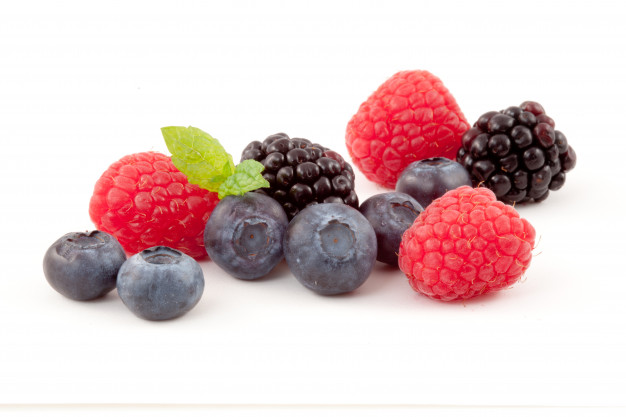
#> input picture mybook/imgs/fruits-2.jpg, 626 x 417 px, found by its file name
$ jupyter execute --allow-errors color_transform.ipynb
#> lines starting #> are read from the running program, lines starting #| are printed output that depends on the picture
# Color transform

[cell 1]
import matplotlib.pyplot as plt
import cv2

| package | rgb <-> bgr                                                                                                                                               | rgb to gray                                                                                                                                                                                                                                    | gray to rgb                                                                                                                                                |
|---------|-----------------------------------------------------------------------------------------------------------------------------------------------------------|------------------------------------------------------------------------------------------------------------------------------------------------------------------------------------------------------------------------------------------------|------------------------------------------------------------------------------------------------------------------------------------------------------------|
| cv2     | import cv2<br>img_bgr = cv2.imread("xx.jpg")<br>cv_rgb = cv2.cvtColor(cv_bgr, cv2.COLOR_BGR2RGB)<br>cv_bgr = cv2.cvtColor(cv_rgb, cv2.COLOR_RGB2BGR)      | gray_img = cv2.cvtColor(cv_rgb, cv2.COLOR_RGB2GRAY)<br>gray_img = cv2.cvtColor(cv_bgr, cv2.COLOR_BGR2GRAY)<br><br># formula: `gray = (np.round(0.2989xR + 0.5870xG + 0.1140xB)).astype("uint8")`<br># data type: uint8; shape: (height, width) | gray_to_rgb = cv2.cvtColor(gray_img, cv2.COLOR_GRAY2BGR)<br><br># fromula: [gray_img, gray_img, gray_img]<br># data type: uint8; shape: (height, width, 3) |
| skimage |                                                                                                                                                           | import matplotlib.pyplot as plt<br>from skimage import color<br><br>img_rgb = plt.imread("xx.jpg")<br>img_gray = color.rgb2gray(rocket_image)<br># data type: uint8; shape: (height, width)                                                    |                                                                                                                                                            |
| plt     | import matplotlib.pyplot as plt<br>import numpy as np<br><br>img_rgb = plt.imread("xx.jpg")<br>img_bgr = img_rgb[:,:,::-1]<br>img_rgb = img_bgr[:,:,::-1] |                                                                                                                                                                                                                                                |                                                                                                                                                            |

## RGB 與 BGR 轉換

[cell 2]
cv_bgr = cv2.imread("imgs/fruits-2.jpg")
#> cv_bgr is the input picture: shape (417, 626, 3); mean B, G, R 201.5, 201.1, 223.4

plt.imshow(cv_bgr);

* 可以看到，這張圖跟我想的不一樣，藍色的地方，本來應該是紅色的。這是因為讀進來時，預設是 BGR 的通道
* 我們可以透過 cv2 的 `cvtColor()` 來轉換，例如：

[cell 3]
cv_rgb = cv2.cvtColor(cv_bgr, cv2.COLOR_BGR2RGB)
plt.imshow(cv_rgb);

* 也可以轉回來

[cell 4]
cv_bgr = cv2.cvtColor(cv_rgb, cv2.COLOR_RGB2BGR)
plt.imshow(cv_bgr);

* 也可以不要用 function，就用 array 的特性來改就好

[cell 5]
cv_rgb = cv_bgr[:,:,::-1]
plt.imshow(cv_rgb);

[cell 6]
cv_bgr = cv_rgb[:,:,::-1]
plt.imshow(cv_bgr);

## 彩色轉灰階

* cv2 的彩色轉灰階的公式為： `gray = (np.round(0.2989xR + 0.5870xG + 0.1140xB)).astype("uint8")`
* 可以看到，他給三個通道不同的權重，以G通道最多，再來是R，最後是B。而且算完後，會先四捨五入，再轉成 uint8 (0~255無號整數)
* 用 cv2 的 function，就可以把 RGB轉灰階，或 BGR 轉灰階，如下：

[cell 7]
gray_img = cv2.cvtColor(cv_rgb, cv2.COLOR_RGB2GRAY)
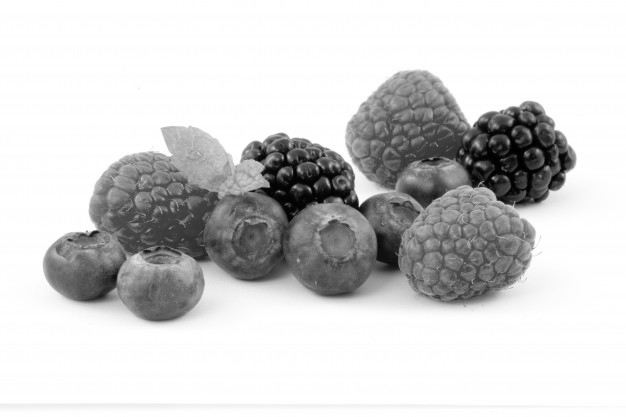
#> gray_img: shape (417, 626); min 0, max 255, mean 207.8
print(f"The data type of image is : {gray_img.dtype}")
#| The data type of image is : uint8
print(f"The shape of image is : {gray_img.shape}")
#| The shape of image is : (417, 626)
plt.imshow(gray_img, cmap = "gray");

* 可以看到，轉成灰階後，通道被拿掉了

* 再來看看，BGR 轉灰階，作法一樣：

[cell 8]
gray_img = cv2.cvtColor(cv_bgr, cv2.COLOR_BGR2GRAY)
print(f"The data type of image is : {gray_img.dtype}")
#| The data type of image is : uint8
print(f"The shape of image is : {gray_img.shape}")
#| The shape of image is : (417, 626)
plt.imshow(gray_img, cmap = "gray");

* 自己用公式來轉也可以

[cell 9]
def my_rgb_to_gray(rgb_img):
    r = rgb_img[:,:,0]
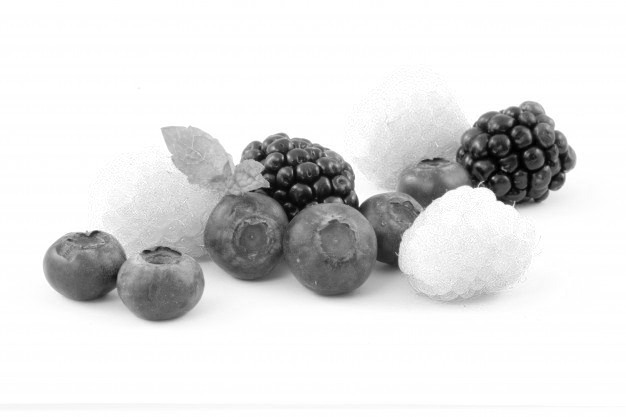
#> r: shape (417, 626); min 0, max 255, mean 223.4
    g = rgb_img[:,:,1]
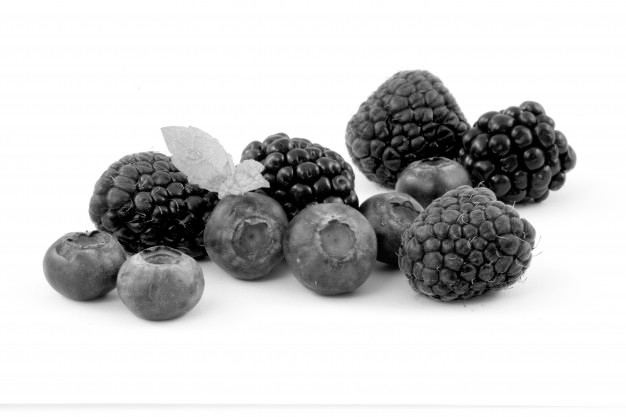
#> g: shape (417, 626); min 0, max 255, mean 201.1
    b = rgb_img[:,:,2]
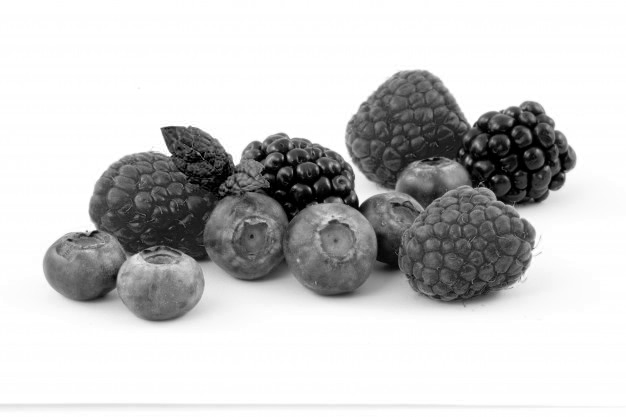
#> b: shape (417, 626); min 0, max 255, mean 201.5
    gray = 0.2989*r + 0.5870*g + 0.1140*b
    gray = np.round(gray)
    return gray.astype("uint8")

#> (the rest of this cell did not finish here and is left out)

* 如果用 `skimage`，就這樣做：

[cell 10]
import matplotlib.pyplot as plt
from skimage import color

img_rgb = plt.imread("imgs/fruits-2.jpg")
img_gray = color.rgb2gray(img_rgb)

print(f"The data type of image is : {gray_img.dtype}")
#| The data type of image is : uint8
print(f"The shape of image is : {img_gray.shape}")
#| The shape of image is : (417, 626)
plt.imshow(img_gray, cmap = "gray");

* 可以看到，shape也是把通道拿掉了。但轉換公式沒查，不確定是不是和 cv2 一樣

## 灰階轉彩色(新增通道)

* open cv 的轉換公式為：color image = [gray_img, gray_img, gray_img]
* 所以，就是灰階影像，幫你重複三次
* 要注意的是，原本的 gray_img 要是 `uint8` 的 data type，如果不是，要先幫他轉一下

[cell 11]
gray_to_rgb = cv2.cvtColor(gray_img, cv2.COLOR_GRAY2BGR)
print(f"The shape of image is : {gray_to_rgb.shape}")
#| The shape of image is : (417, 626, 3)
plt.imshow(gray_to_rgb);
